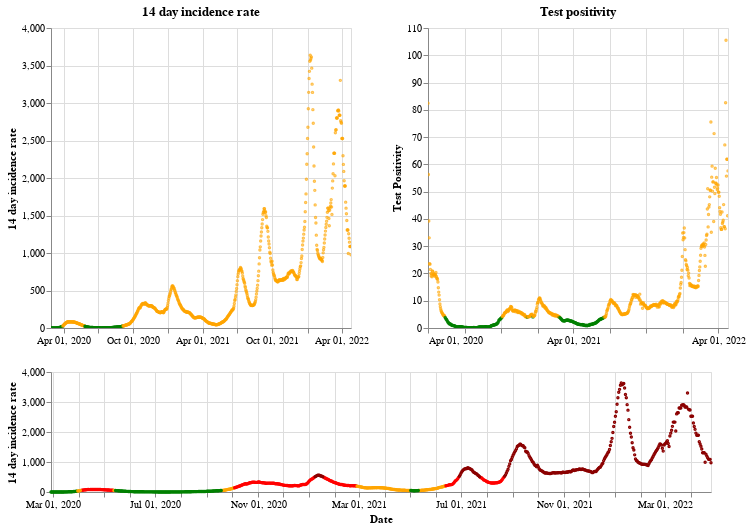

Notebook source saved alongside this figure:
### Markdown cell above
## Scotland

### Code cell
plot_traffic_light('Scotland')

### Figure 1 — Vega-Lite specification as saved in the notebook (floating-point values rounded to 4 significant figures; data arrays with more than 128 entries replaced by an {"elided": "..."} marker saying what was removed)
{"config": {"view": {"continuousWidth": 400, "continuousHeight": 300}}, "vconcat": [{"hconcat": [{"mark": {"type": "point", "size": 2}, "encoding": {"color": {"condition": {"value": "green", "test": "(datum.twoWeeklyCasesRate <= 25)"}, "value": "orange"}, "tooltip": [{"type": "nominal", "field": "areaName"}, {"type": "temporal", "field": "date"}, {"type": "quantitative", "field": "twoWeeklyCasesRate"}, {"type": "quantitative", "field": "testPositivity"}], "x": {"type": "temporal", "axis": {"title": ""}, "field": "date", "scale": {"domain": {"selection": "DateBrush"}}, "timeUnit": "yearmonthdate"}, "y": {"type": "quantitative", "axis": {"title": "14 day incidence rate"}, "field": "twoWeeklyCasesRate"}}, "title": "14 day incidence rate", "width": 300}, {"mark": {"type": "point", "size": 2}, "encoding": {"color": {"condition": {"value": "green", "test": "(datum.testPositivity <= 4)"}, "value": "orange"}, "tooltip": [{"type": "nominal", "field": "areaName"}, {"type": "temporal", "field": "date"}, {"type": "quantitative", "field": "twoWeeklyCasesRate"}, {"type": "quantitative", "field": "testPositivity"}], "x": {"type": "temporal", "axis": {"title": ""}, "field": "date", "scale": {"domain": {"selection": "DateBrush"}}, "timeUnit": "yearmonthdate"}, "y": {"type": "quantitative", "axis": {"title": "Test Positivity"}, "field": "testPositivity"}}, "title": "Test positivity", "width": 300}]}, {"layer": [{"mark": {"type": "point", "size": 2}, "encoding": {"color": {"condition": {"value": "orange", "test": "(((datum.testPositivity < 4) && (datum.twoWeeklyCasesRate >= 50)) && (datum.twoWeeklyCasesRate < 200))"}, "value": "red"}, "opacity": {"condition": {"value": 1, "test": "((datum.twoWeeklyCasesRate >= 50) && (datum.twoWeeklyCasesRate < 500))"}, "value": 0}, "tooltip": [{"type": "nominal", "field": "areaName"}, {"type": "temporal", "field": "date"}, {"type": "quantitative", "field": "twoWeeklyCasesRate"}, {"type": "quantitative", "field": "testPositivity"}], "x": {"type": "temporal", "axis": {"title": "Date"}, "field": "date", "timeUnit": "yearmonthdate"}, "y": {"type": "quantitative", "axis": {"title": "14 day incidence rate"}, "field": "twoWeeklyCasesRate"}}, "selection": {"DateBrush": {"type": "interval", "encodings": ["x"], "fields": ["Time"]}}}, {"mark": {"type": "point", "size": 2}, "encoding": {"color": {"value": "darkred"}, "opacity": {"condition": {"value": 1, "test": "(datum.twoWeeklyCasesRate >= 500)"}, "value": 0}, "tooltip": [{"type": "nominal", "field": "areaName"}, {"type": "temporal", "field": "date"}, {"type": "quantitative", "field": "twoWeeklyCasesRate"}, {"type": "quantitative", "field": "testPositivity"}], "x": {"type": "temporal", "axis": {"title": "Date"}, "field": "date", "timeUnit": "yearmonthdate"}, "y": {"type": "quantitative", "axis": {"title": "14 day incidence rate"}, "field": "twoWeeklyCasesRate"}}}, {"mark": {"type": "point", "size": 2}, "encoding": {"color": {"condition": {"value": "green", "test": "((datum.testPositivity < 4) && (datum.twoWeeklyCasesRate < 50))"}, "value": "orange"}, "opacity": {"condition": {"value": 1, "test": "(datum.twoWeeklyCasesRate < 50)"}, "value": 0}, "tooltip": [{"type": "nominal", "field": "areaName"}, {"type": "temporal", "field": "date"}, {"type": "quantitative", "field": "twoWeeklyCasesRate"}, {"type": "quantitative", "field": "testPositivity"}], "x": {"type": "temporal", "axis": {"title": "Date"}, "field": "date", "timeUnit": "yearmonthdate"}, "y": {"type": "quantitative", "axis": {"title": "14 day incidence rate"}, "field": "twoWeeklyCasesRate"}}}], "height": 120, "width": 660}], "data": {"name": "data-9cd31320ca3de57f130870de02e079ca"}, "$schema": "https://vega.github.io/schema/vega-lite/v4.8.1.json", "datasets": {"data-9cd31320ca3de57f130870de02e079ca": {"elided": "788 records"}}}
